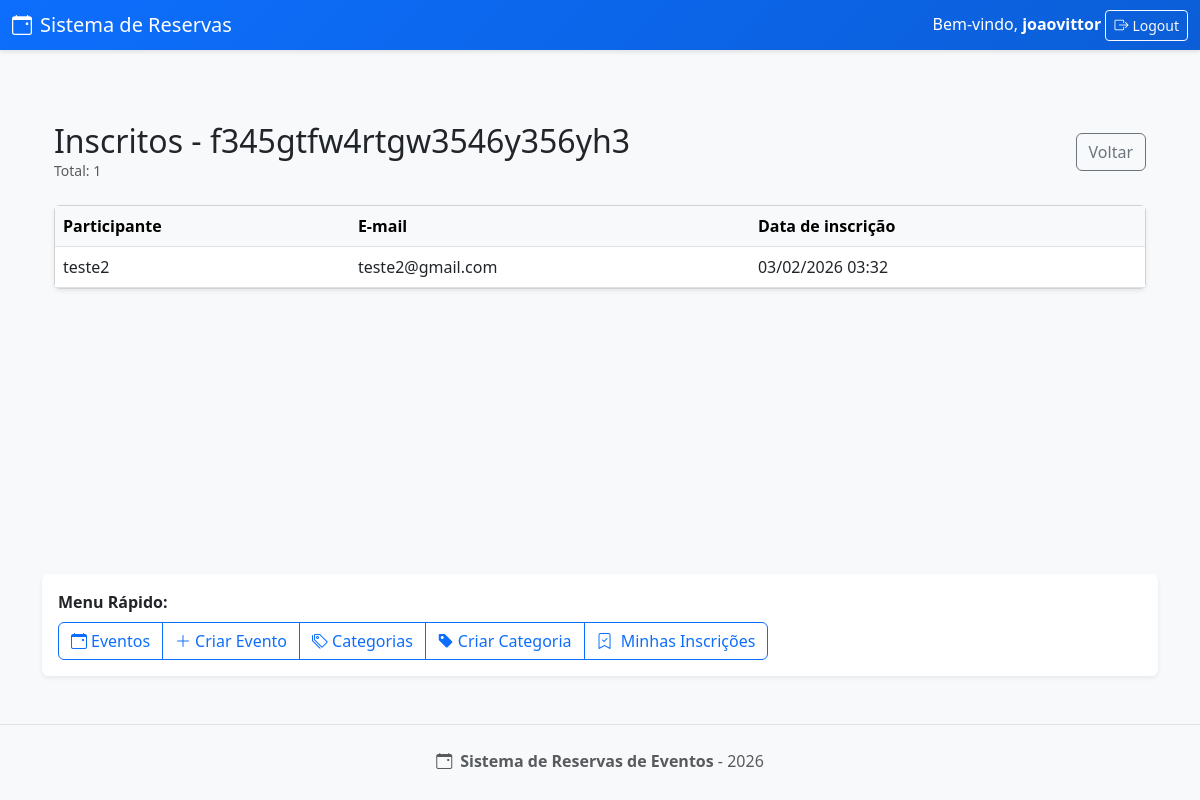
The page /sistemareservas/eventos/22/inscritos/ (signed in) on the database its author committed.
### sistemareservas/models.py (models this page shows, shortened)
class Evento(models.Model):
    titulo = models.CharField(max_length=200)
    descricao = models.TextField()
    data = models.DateTimeField()
    local = models.CharField(max_length=200)
    categoria = models.ForeignKey(CategoriaEvento, on_delete=models.CASCADE)
    organizador = models.ForeignKey(
        User,
        on_delete=models.CASCADE,
        related_name="eventos_criados"
    )

class Inscricao(models.Model):
    participante = models.ForeignKey(
        User,
        on_delete=models.CASCADE,
        related_name="inscricoes"
    )
    evento = models.ForeignKey(Evento, on_delete=models.CASCADE)
    data_inscricao = models.DateTimeField(auto_now_add=True)
    class Meta:
        unique_together = ('participante', 'evento')

### sistemareservas/views.py (the view)
# urls.py: path('eventos/<int:pk>/inscritos/', views.evento_inscritos, name='evento_inscritos'),
@login_required
def evento_inscritos(request, pk):
    evento = get_object_or_404(Evento, pk=pk)
    if evento.organizador != request.user:
        return HttpResponse('Você não pode ver os inscritos deste evento.')
    inscricoes = Inscricao.objects.filter(evento=evento).select_related('participante').order_by('-data_inscricao')
    return render(request, 'sistemareservas/inscritos_list.html', {
        'evento': evento,
        'inscricoes': inscricoes,
    })

### sistemareservas/templates/sistemareservas/inscritos_list.html
{% extends 'sistemareservas/base.html' %}
{% block content %}
<div class="container py-5">
    <div class="d-flex justify-content-between align-items-center mb-4">
        <div>
            <h2 class="mb-0">Inscritos - {{ evento.titulo }}</h2>
            <p class="text-muted small mb-0">Total: {{ inscricoes.count }}</p>
        </div>
        <div>
            <a href="{% url 'evento_list' %}" class="btn btn-outline-secondary">Voltar</a>
        </div>
    </div>
    <div class="card shadow-sm">
        <div class="table-responsive">
            <table class="table mb-0 align-middle">
                <thead class="table-light">
                    <tr>
                        <th>Participante</th>
                        <th>E-mail</th>
                        <th>Data de inscrição</th>
                    </tr>
                </thead>
                <tbody>
                    {% for i in inscricoes %}
                        <tr>
                            <td>{{ i.participante.username }}</td>
                            <td>{{ i.participante.email }}</td>
                            <td>{{ i.data_inscricao|date:"d/m/Y H:i" }}</td>
                        </tr>
                    {% empty %}
                        <tr>
                            <td colspan="3" class="text-center text-muted py-4">Nenhuma inscrição encontrada.</td>
                        </tr>
                    {% endfor %}
                </tbody>
            </table>
        </div>
    </div>
</div>
{% endblock %}

### sistemareservas/templates/sistemareservas/base.html (shortened to what this page needs)
<!DOCTYPE html>
<html lang="pt-br">
<head>
    <link href="https://cdn.jsdelivr.net/npm/bootstrap@5.3.0/dist/css/bootstrap.min.css" rel="stylesheet">
    <link rel="stylesheet" href="https://cdn.jsdelivr.net/npm/bootstrap-icons@1.11.0/font/bootstrap-icons.css">
</head>
<body>
<header class="navbar navbar-dark">
    <div class="container-fluid">
        <span class="navbar-brand mb-0 h1">
            <i class="bi bi-calendar-event me-2"></i>Sistema de Reservas
        </span>
        <div class="user-section">
            {% if user.is_authenticated %}
                <span class="text-white">Bem-vindo, <strong>{{ user.username }}</strong></span>
                <form action="{% url 'logout' %}" method="post" style="display:inline;">
                    <button type="submit" class="btn btn-sm btn-outline-light">
                        <i class="bi bi-box-arrow-right me-1"></i>Logout
                    </button>
                </form>
            {% endif %}
        </div>
    </div>
</header>
<main class="container py-4">
    {% block content %}
    {% endblock %}
</main>
<div class="container my-4">
    <div class="bg-white p-3 rounded shadow-sm">
        <p class="mb-2"><strong>Menu Rápido:</strong></p>
        <div class="btn-group" role="group">
            <a href="{% url 'evento_list' %}" class="btn btn-outline-primary">
                <i class="bi bi-calendar-event me-1"></i>Eventos
            </a>
            {% if perms.sistemareservas.add_evento %}
                <a href="{% url 'evento_create' %}" class="btn btn-outline-primary">
                    <i class="bi bi-plus-lg me-1"></i>Criar Evento
                </a>
            {% endif %}
            {% if perms.sistemareservas.view_categoriaevento %}
                <a href="{% url 'categoria_list' %}" class="btn btn-outline-primary">
                    <i class="bi bi-tags me-1"></i>Categorias
                </a>
            {% endif %}
            {% if perms.sistemareservas.add_categoriaevento %}
                <a href="{% url 'categoria_create' %}" class="btn btn-outline-primary">
                    <i class="bi bi-tag-fill me-1"></i>Criar Categoria
                </a>
            {% endif %}
            {% if user.is_authenticated %}
                <a href="{% url 'minhas_inscricoes' %}" class="btn btn-outline-primary">
                    <i class="bi bi-bookmark-check me-1"></i>
                    Minhas Inscrições
                </a>
            {% endif %}
        </div>
    </div>
</div>
<footer class="py-4 mt-5">
    <div class="container text-center">
        <p class="text-muted mb-0">
            <i class="bi bi-calendar-event me-2"></i><strong>Sistema de Reservas de Eventos</strong> - 2026
        </p>
    </div>
</footer>
</body>
</html>

### sistemareservas/templates/sistemareservas/base.html (style rules this page uses)
:root { --bs-body-font-family: 'Segoe UI', Tahoma, Geneva, Verdana, sans-serif; }
body { background-color: #f8f9fa; }
header { background: linear-gradient(135deg, #0d6efd 0%, #0b5ed7 100%); box-shadow: 0 2px 4px rgba(0,0,0,0.1); }
main { min-height: calc(100vh - 300px); }
footer { background-color: #f8f9fa; border-top: 1px solid #dee2e6; margin-top: 3rem; }

### rows shown on the page
Evento: titulo "f345gtfw4rtgw3546y356yh3"
Inscricao: participante.username "teste2", participante.email "teste2@gmail.com", data_inscricao "03/02/2026 03:32"

### other values the page prints
{{ user.username }} "joaovittor"
{{ inscricoes.count }} "1"
